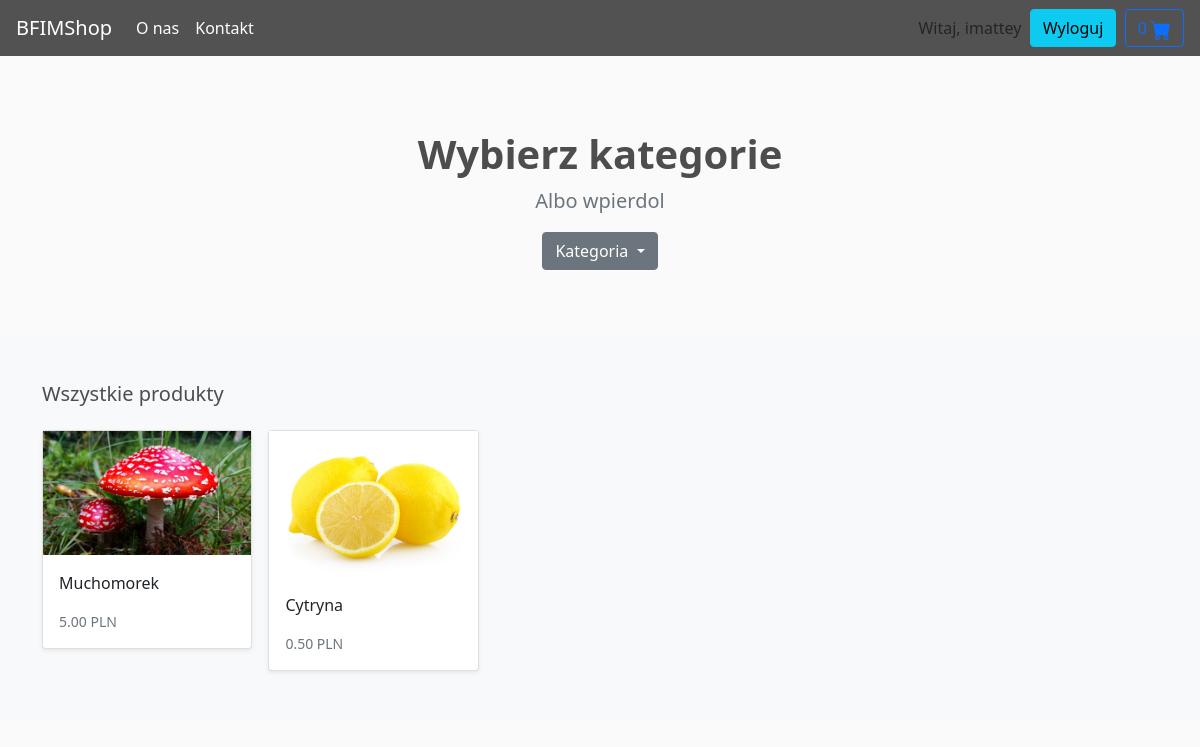
The app's page / (signed in) with its own data.
### store/models.py (models this page shows, shortened)
class Product(models.Model):
    category = models.ForeignKey(Category, related_name='product', on_delete=models.CASCADE)
    created_by = models.ForeignKey(User, on_delete=models.CASCADE, related_name='product_creator')
    title = models.CharField(max_length=255)
    author = models.CharField(max_length=255, default='admin')
    description = models.TextField(blank=True)
    image = models.ImageField(upload_to='images/', default='images/default.jpg')
    slug = models.SlugField(max_length=255)
    price = models.DecimalField(max_digits=4, decimal_places=2)
    in_stock = models.BooleanField(default=True)
    is_active = models.BooleanField(default=True)
    created = models.DateTimeField(auto_now_add=True)
    updated = models.DateTimeField(auto_now=True)
    objects = models.Manager()
    products = ProductManager()
    class Meta:
        verbose_name_plural = 'Products'
        ordering = ('-created',)
    def get_absolute_url(self):
        return reverse('store:product_detail', args=[self.slug])

### store/views.py (the view)
# urls.py: path('', views.product_all, name='product_all'),
def product_all(request):
    products = Product.products.all()
    return render(request, 'store/home.html', {'products': products})

### basket/basket.py (called while the page is built)
    def __len__(self):
        return sum(item['qty'] for item in self.basket.values())

### basket/context_processors.py (called while the page is built)
def basket(request):
    return {'basket': Basket(request)}

### store/context_processors.py (called while the page is built)
def categories(request):
    return {
        'categories': Category.objects.all()
    }

### store/models.py (called while the page is built)
    def get_queryset(self):
        return super(ProductManager, self).get_queryset().filter(is_active=True)

    def get_absolute_url(self):
        return reverse('store:category_list', args=[self.slug])

### store/templates/store/home.html (shortened to what this page needs)
{% extends './main.html' %}
{% load static %}
{% block content %}
<main>
    <section class="py-5 text-center container">
      <div class="row py-lg-3">
        <div class="col-lg-6 col-md-8 mx-auto">
          <h1 class="h1 fw-bold">Wybierz kategorie</h1>
          <p class="lead text-muted">Albo wpierdol</p>
          <div class="bd-example">
            <div class="dropdown">
              <button class="btn btn-secondary dropdown-toggle" type="button" id="dropdownMenuButton" data-toggle="dropdown" aria-haspopup="true" aria-expanded="false">
                Kategoria
              </button>
            </div>
            </div>
        </div>
      </div>
    </section>
    <div class="album py-5 bg-light">
      <div class="container">
        <div class="pb-3 h5">Wszystkie produkty</div>
        <div class="row row-cols-1 row-cols-sm-2 row-cols-md-5 g-3">
          {% for product in products %}
          <div class="col">
            <div class="card shadow-sm">
              <img class="img-fluid" alt="Responsive image" src="{{ product.image.url }}">
              <div class="card-body">
                <p class="card-text">
                  <a class="text-dark text-decoration-none" href="{{ product.get_absolute_url }}">{{ product.title }}</a>
                </p>
                <div class="d-flex justify-content-between align-items-center">
                  <small class="text-muted">{{ product.price }} PLN</small>
                </div>
              </div>
            </div>
          </div>
          {% endfor %}
        </div>
      </div>
    </div>
  </main>
{% endblock %}

### store/templates/store/main.html (shortened to what this page needs)
<!DOCTYPE html>
{% load static %}
<html>
<head>
	<link rel="stylesheet" href="https://stackpath.bootstrapcdn.com/bootstrap/4.4.1/css/bootstrap.min.css"
>
	<link rel="stylesheet" type="text/css" href="../../static/css/main.css">
</head>
<body>
	<header>
		<nav class="navbar navbar-expand-lg navbar-dark bg-dark">
			<a class="navbar-brand" href="/">BFIMShop</a>
			<div class="collapse navbar-collapse" id="navbarSupportedContent">
				<ul class="navbar-nav mr-auto">
					<li class="nav-item active">
						<a class="nav-link" href="{% url "store:about" %}">O nas </a>
					</li>
					<li class="nav-item active">
						<a class="nav-link" href="{% url "store:contact" %}">Kontakt </a>
					</li>
				</ul>
				<div class="form-inline my-2 my-lg-0">
					{% if request.user.is_authenticated %}
					<span>Witaj, {{request.user}}</span>
					<p>&nbsp&nbsp</p>
					<a href="{% url "logout" %}" class="btn btn-info">Wyloguj</a>
					{% else %}
					<a href="{% url "login" %}" class="btn btn-info">Logowanie</a>
					<p>&nbsp&nbsp</p>
					<a href="{% url "register" %}" class="btn btn-info">Rejestracja</a>
					{% endif %}
					<p>&nbsp&nbsp</p>
					<a type="button" role="button" href="{% url "basket:basket_summary" %}"
						class="btn btn-outline-primary">
						{% with total_qty=basket|length %}
						<div id="basket_qty" class="d-inline-flex">
						</div>
						{% endwith %}
					</a>
				</div>
			</div>
		</nav>
	</header>
	<div id="content">{% block content %} {% endblock %}</div>
</body>
</html>

### records on screen
Product: image (picture), title "Muchomorek", price "5.00"
Product: image (picture), title "Cytryna", price "0.50"

### other values on screen
{{ request.user }} "imattey"
